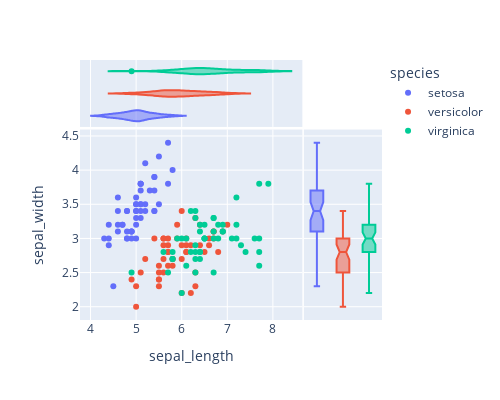

Source (notebook cell):
### Code cell
px.scatter(data_frame=df, x='sepal_length', y='sepal_width', width=500, height=400, color='species', marginal_x='violin', marginal_y='box' )

### Figure 1 — Plotly figure (JSON) as saved in the notebook; plotly's stock layout.template omitted (floating-point values rounded to 4 significant figures)
{"data": [{"hovertemplate": "species=setosa<br>sepal_length=%{x}<br>sepal_width=%{y}<extra></extra>", "legendgroup": "setosa", "marker": {"color": "#636efa", "symbol": "circle"}, "mode": "markers", "name": "setosa", "orientation": "v", "showlegend": true, "type": "scatter", "x": [5.1, 4.9, 4.7, 4.6, 5, 5.4, 4.6, 5, 4.4, 4.9, 5.4, 4.8, 4.8, 4.3, 5.8, 5.7, 5.4, 5.1, 5.7, 5.1, 5.4, 5.1, 4.6, 5.1, 4.8, 5, 5, 5.2, 5.2, 4.7, 4.8, 5.4, 5.2, 5.5, 4.9, 5, 5.5, 4.9, 4.4, 5.1, 5, 4.5, 4.4, 5, 5.1, 4.8, 5.1, 4.6, 5.3, 5], "xaxis": "x", "y": [3.5, 3, 3.2, 3.1, 3.6, 3.9, 3.4, 3.4, 2.9, 3.1, 3.7, 3.4, 3, 3, 4, 4.4, 3.9, 3.5, 3.8, 3.8, 3.4, 3.7, 3.6, 3.3, 3.4, 3, 3.4, 3.5, 3.4, 3.2, 3.1, 3.4, 4.1, 4.2, 3.1, 3.2, 3.5, 3.1, 3, 3.4, 3.5, 2.3, 3.2, 3.5, 3.8, 3, 3.8, 3.2, 3.7, 3.3], "yaxis": "y"}, {"alignmentgroup": "True", "hovertemplate": "species=setosa<br>sepal_length=%{x}<extra></extra>", "legendgroup": "setosa", "marker": {"color": "#636efa", "symbol": "circle"}, "name": "setosa", "offsetgroup": "setosa", "scalegroup": "x", "showlegend": false, "type": "violin", "x": [5.1, 4.9, 4.7, 4.6, 5, 5.4, 4.6, 5, 4.4, 4.9, 5.4, 4.8, 4.8, 4.3, 5.8, 5.7, 5.4, 5.1, 5.7, 5.1, 5.4, 5.1, 4.6, 5.1, 4.8, 5, 5, 5.2, 5.2, 4.7, 4.8, 5.4, 5.2, 5.5, 4.9, 5, 5.5, 4.9, 4.4, 5.1, 5, 4.5, 4.4, 5, 5.1, 4.8, 5.1, 4.6, 5.3, 5], "xaxis": "x3", "yaxis": "y3"}, {"alignmentgroup": "True", "hovertemplate": "species=setosa<br>sepal_width=%{y}<extra></extra>", "legendgroup": "setosa", "marker": {"color": "#636efa", "symbol": "circle"}, "name": "setosa", "notched": true, "offsetgroup": "setosa", "showlegend": false, "type": "box", "xaxis": "x2", "y": [3.5, 3, 3.2, 3.1, 3.6, 3.9, 3.4, 3.4, 2.9, 3.1, 3.7, 3.4, 3, 3, 4, 4.4, 3.9, 3.5, 3.8, 3.8, 3.4, 3.7, 3.6, 3.3, 3.4, 3, 3.4, 3.5, 3.4, 3.2, 3.1, 3.4, 4.1, 4.2, 3.1, 3.2, 3.5, 3.1, 3, 3.4, 3.5, 2.3, 3.2, 3.5, 3.8, 3, 3.8, 3.2, 3.7, 3.3], "yaxis": "y2"}, {"hovertemplate": "species=versicolor<br>sepal_length=%{x}<br>sepal_width=%{y}<extra></extra>", "legendgroup": "versicolor", "marker": {"color": "#EF553B", "symbol": "circle"}, "mode": "markers", "name": "versicolor", "orientation": "v", "showlegend": true, "type": "scatter", "x": [7, 6.4, 6.9, 5.5, 6.5, 5.7, 6.3, 4.9, 6.6, 5.2, 5, 5.9, 6, 6.1, 5.6, 6.7, 5.6, 5.8, 6.2, 5.6, 5.9, 6.1, 6.3, 6.1, 6.4, 6.6, 6.8, 6.7, 6, 5.7, 5.5, 5.5, 5.8, 6, 5.4, 6, 6.7, 6.3, 5.6, 5.5, 5.5, 6.1, 5.8, 5, 5.6, 5.7, 5.7, 6.2, 5.1, 5.7], "xaxis": "x", "y": [3.2, 3.2, 3.1, 2.3, 2.8, 2.8, 3.3, 2.4, 2.9, 2.7, 2, 3, 2.2, 2.9, 2.9, 3.1, 3, 2.7, 2.2, 2.5, 3.2, 2.8, 2.5, 2.8, 2.9, 3, 2.8, 3, 2.9, 2.6, 2.4, 2.4, 2.7, 2.7, 3, 3.4, 3.1, 2.3, 3, 2.5, 2.6, 3, 2.6, 2.3, 2.7, 3, 2.9, 2.9, 2.5, 2.8], "yaxis": "y"}, {"alignmentgroup": "True", "hovertemplate": "species=versicolor<br>sepal_length=%{x}<extra></extra>", "legendgroup": "versicolor", "marker": {"color": "#EF553B", "symbol": "circle"}, "name": "versicolor", "offsetgroup": "versicolor", "scalegroup": "x", "showlegend": false, "type": "violin", "x": [7, 6.4, 6.9, 5.5, 6.5, 5.7, 6.3, 4.9, 6.6, 5.2, 5, 5.9, 6, 6.1, 5.6, 6.7, 5.6, 5.8, 6.2, 5.6, 5.9, 6.1, 6.3, 6.1, 6.4, 6.6, 6.8, 6.7, 6, 5.7, 5.5, 5.5, 5.8, 6, 5.4, 6, 6.7, 6.3, 5.6, 5.5, 5.5, 6.1, 5.8, 5, 5.6, 5.7, 5.7, 6.2, 5.1, 5.7], "xaxis": "x3", "yaxis": "y3"}, {"alignmentgroup": "True", "hovertemplate": "species=versicolor<br>sepal_width=%{y}<extra></extra>", "legendgroup": "versicolor", "marker": {"color": "#EF553B", "symbol": "circle"}, "name": "versicolor", "notched": true, "offsetgroup": "versicolor", "showlegend": false, "type": "box", "xaxis": "x2", "y": [3.2, 3.2, 3.1, 2.3, 2.8, 2.8, 3.3, 2.4, 2.9, 2.7, 2, 3, 2.2, 2.9, 2.9, 3.1, 3, 2.7, 2.2, 2.5, 3.2, 2.8, 2.5, 2.8, 2.9, 3, 2.8, 3, 2.9, 2.6, 2.4, 2.4, 2.7, 2.7, 3, 3.4, 3.1, 2.3, 3, 2.5, 2.6, 3, 2.6, 2.3, 2.7, 3, 2.9, 2.9, 2.5, 2.8], "yaxis": "y2"}, {"hovertemplate": "species=virginica<br>sepal_length=%{x}<br>sepal_width=%{y}<extra></extra>", "legendgroup": "virginica", "marker": {"color": "#00cc96", "symbol": "circle"}, "mode": "markers", "name": "virginica", "orientation": "v", "showlegend": true, "type": "scatter", "x": [6.3, 5.8, 7.1, 6.3, 6.5, 7.6, 4.9, 7.3, 6.7, 7.2, 6.5, 6.4, 6.8, 5.7, 5.8, 6.4, 6.5, 7.7, 7.7, 6, 6.9, 5.6, 7.7, 6.3, 6.7, 7.2, 6.2, 6.1, 6.4, 7.2, 7.4, 7.9, 6.4, 6.3, 6.1, 7.7, 6.3, 6.4, 6, 6.9, 6.7, 6.9, 5.8, 6.8, 6.7, 6.7, 6.3, 6.5, 6.2, 5.9], "xaxis": "x", "y": [3.3, 2.7, 3, 2.9, 3, 3, 2.5, 2.9, 2.5, 3.6, 3.2, 2.7, 3, 2.5, 2.8, 3.2, 3, 3.8, 2.6, 2.2, 3.2, 2.8, 2.8, 2.7, 3.3, 3.2, 2.8, 3, 2.8, 3, 2.8, 3.8, 2.8, 2.8, 2.6, 3, 3.4, 3.1, 3, 3.1, 3.1, 3.1, 2.7, 3.2, 3.3, 3, 2.5, 3, 3.4, 3], "yaxis": "y"}, {"alignmentgroup": "True", "hovertemplate": "species=virginica<br>sepal_length=%{x}<extra></extra>", "legendgroup": "virginica", "marker": {"color": "#00cc96", "symbol": "circle"}, "name": "virginica", "offsetgroup": "virginica", "scalegroup": "x", "showlegend": false, "type": "violin", "x": [6.3, 5.8, 7.1, 6.3, 6.5, 7.6, 4.9, 7.3, 6.7, 7.2, 6.5, 6.4, 6.8, 5.7, 5.8, 6.4, 6.5, 7.7, 7.7, 6, 6.9, 5.6, 7.7, 6.3, 6.7, 7.2, 6.2, 6.1, 6.4, 7.2, 7.4, 7.9, 6.4, 6.3, 6.1, 7.7, 6.3, 6.4, 6, 6.9, 6.7, 6.9, 5.8, 6.8, 6.7, 6.7, 6.3, 6.5, 6.2, 5.9], "xaxis": "x3", "yaxis": "y3"}, {"alignmentgroup": "True", "hovertemplate": "species=virginica<br>sepal_width=%{y}<extra></extra>", "legendgroup": "virginica", "marker": {"color": "#00cc96", "symbol": "circle"}, "name": "virginica", "notched": true, "offsetgroup": "virginica", "showlegend": false, "type": "box", "xaxis": "x2", "y": [3.3, 2.7, 3, 2.9, 3, 3, 2.5, 2.9, 2.5, 3.6, 3.2, 2.7, 3, 2.5, 2.8, 3.2, 3, 3.8, 2.6, 2.2, 3.2, 2.8, 2.8, 2.7, 3.3, 3.2, 2.8, 3, 2.8, 3, 2.8, 3.8, 2.8, 2.8, 2.6, 3, 3.4, 3.1, 3, 3.1, 3.1, 3.1, 2.7, 3.2, 3.3, 3, 2.5, 3, 3.4, 3], "yaxis": "y2"}], "layout": {"height": 400, "legend": {"title": {"text": "species"}, "tracegroupgap": 0}, "margin": {"t": 60}, "width": 500, "xaxis": {"anchor": "y", "domain": [0, 0.7363], "title": {"text": "sepal_length"}}, "xaxis2": {"anchor": "y2", "domain": [0.7413, 1], "matches": "x2", "showgrid": false, "showline": false, "showticklabels": false, "ticks": ""}, "xaxis3": {"anchor": "y3", "domain": [0, 0.7363], "matches": "x", "showgrid": true, "showticklabels": false}, "xaxis4": {"anchor": "y4", "domain": [0.7413, 1], "matches": "x2", "showgrid": false, "showline": false, "showticklabels": false, "ticks": ""}, "yaxis": {"anchor": "x", "domain": [0, 0.7326], "title": {"text": "sepal_width"}}, "yaxis2": {"anchor": "x2", "domain": [0, 0.7326], "matches": "y", "showgrid": true, "showticklabels": false}, "yaxis3": {"anchor": "x3", "domain": [0.7426, 1], "matches": "y3", "showgrid": false, "showline": false, "showticklabels": false, "ticks": ""}, "yaxis4": {"anchor": "x4", "domain": [0.7426, 1], "matches": "y3", "showgrid": true, "showline": false, "showticklabels": false, "ticks": ""}}}
